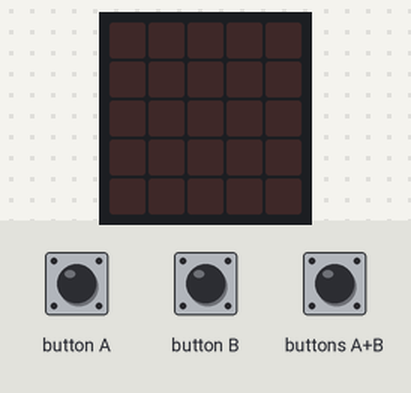
This program was run on a simulated BBC micro:bit (MakeCode). On the bench: the board's 5×5 LED display. The test bench sets the inputs (shaded band).

Above: at 1.2 s.
1.3 s: button A pressed for 0.15 s
At 2.6 s:
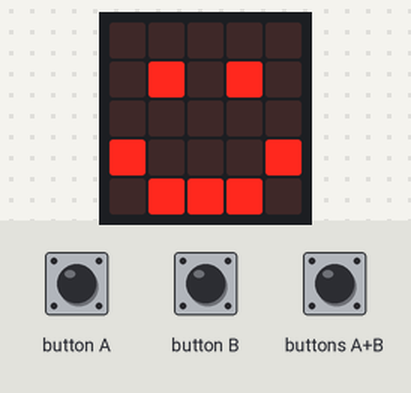
2.9 s: button B pressed for 0.15 s
At 4.0 s:
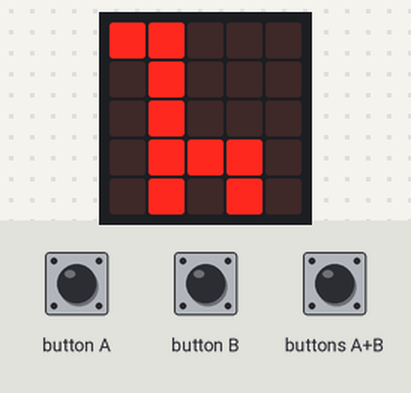
4.5 s: buttons A+B pressed for 0.15 s
At 5.2 s:
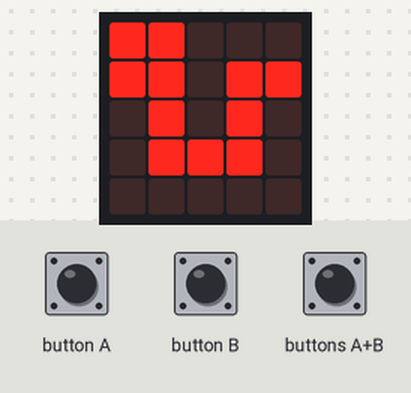
Timing chart, 0 to 7.5 s (numbered marks = the images above; inputs shaded):
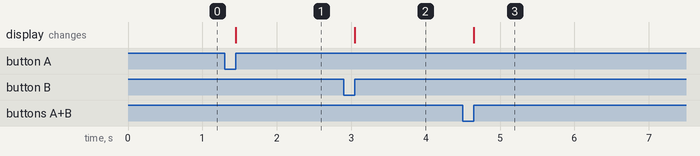

Measured:
- after the input at 1.3 s, the display: changes after 0.15 s (image 1)
- after the input at 2.9 s, the display: changes after 0.15 s (image 2)
- after the input at 4.5 s, the display: changes after 0.15 s (image 3)

The program:

main.ts
```typescript
let modalità = 0
input.onButtonPressed(Button.A, function () {
    if (modalità == 0) {
        modalità = 1
        basic.showIcon(IconNames.Happy)
    }
})
input.onButtonPressed(Button.AB, function () {
    if (modalità == 2) {
        modalità = 0
        basic.showIcon(IconNames.Snake)
    }
})
input.onButtonPressed(Button.B, function () {
    if (modalità == 1) {
        modalità = 2
        basic.showIcon(IconNames.Giraffe)
    }
})
```

test.ts
```typescript
// i test vanno qui; questi non saranno compilati quando questo pacchetto viene usato come estensione.
```
